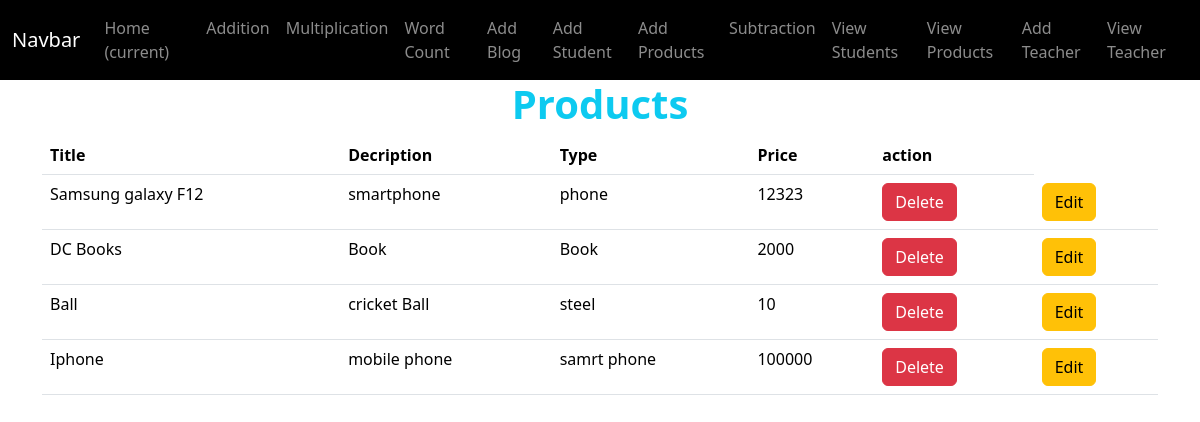
/user/prod_list, run on the app's committed database.
### user/models.py (models this page shows, shortened)
class ProductModel(models.Model):
    title = models.CharField(max_length=100)
    description = models.CharField(max_length=200)
    type = models.CharField(max_length=200)
    price = models.IntegerField()
    class Meta:
        db_table = "Product"

### user/views.py (the view)
# urls.py: path('prod_list',ProductListView.as_view(),name="prod_list"),
class ProductListView(View):
    def get(self,request):
        products = ProductModel.objects.all()
        return render(request,"product_list.html",{"data":products})

### user/templates/product_list.html
{% extends "navbar.html" %}
{% block dash %}
    <h1 class="text-center fw-bold text-info">Products</h1>
    <div class="container">
        <table class="table">
            <thead>
              <tr>
                <th scope="col">Title</th>
                <th scope="col">Decription</th>
                <th scope="col">Type</th>
                <th scope="col">Price</th>
                <th>action</th>
              </tr>
            </thead>
            <tbody>
                {% for i in data %}
              <tr>
                <td>{{i.title}}</td>
                <td>{{i.description}}</td>
                <td>{{i.type}}</td>
                <td>{{i.price}}</td>
                <td><a href="{% url "prod_delete" i.id %}" class="btn btn-danger" onclick="return confirm('Are you sure');">Delete</a></td>
                <td><a href="{% url "prodEdit" i.id %}" class="btn btn-warning">Edit</a></td>
              </tr>
              {% endfor %}
            </tbody>
          </table>
    </div>
{% endblock dash %}

### data on the page
ProductModel: title "Samsung galaxy F12", description "smartphone", type "phone", price "12323"
ProductModel: title "DC Books", description "Book", type "Book", price "2000"
ProductModel: title "Ball", description "cricket Ball", type "steel", price "10"
ProductModel: title "Iphone", description "mobile phone", type "samrt phone", price "100000"
